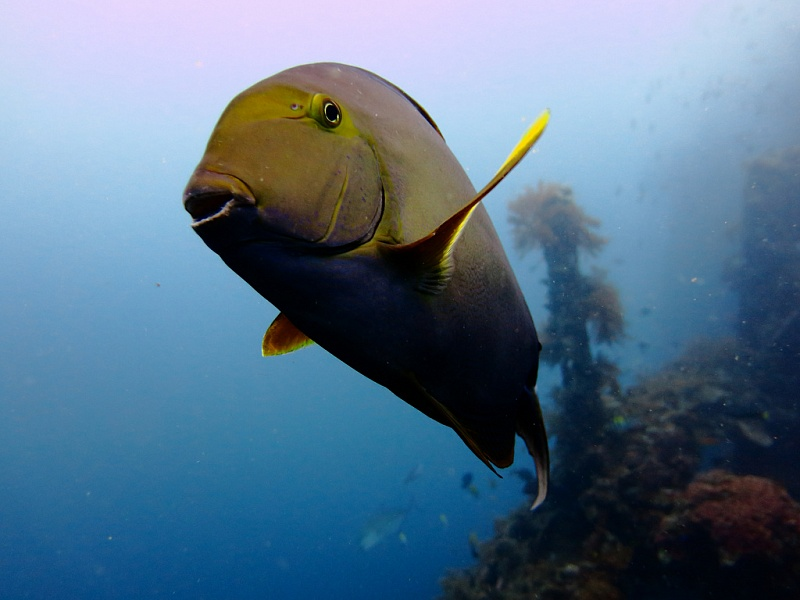
#> input picture 4.2/im1 (1).jpg, 800 x 600 px
$ jupyter execute --allow-errors 'C4 - Преобразование Фурье.ipynb'   (shell and % lines are left out)
#> lines starting #> are read from the running program, lines starting #| are printed output that depends on the picture
## Анализ сезонности во временных рядах
Во временных рядах нередко присутствует периодическая (сезонная) составляющая.
Например, продажи в магазинах растут в субботу и воскресение, а также в канун Нового Года. Рост пассажиропотока увеличивается к летним месяцам.
Таких сезонных составляющих может быть много, и выявить их порой непросто. Посмотрим детально, как выделить сезонность во временных рядах.

Для начала смоделируем временной ряд. Предположим, что у нас есть данные о продажах за 3 года с периодом взятия выборки в 1 день.

Пусть в графике продаж присутствуют следующие сезонные факторы:

* Годовой — на Новый Год продажи растут.
* Квартальный — ежеквартально люди получают премии, у них появляется больше денег, и они склонны больше тратить.
* Еженедельный — на субботу и воскресение продажи вырастают.
* Есть некоторый искажающий фактор (шум), влияющий на объем продаж.

Временной ряд создадим с помощью Pandas.DataFrame.

[cell 1]
import pandas as pd
from datetime import date
import numpy as np
import matplotlib.pyplot as plt #Отрисовка графиков
# if using a jupyter notebook
years = 3               #Number of the years
months = 12             #Number of the months per year
quarters = 4            #Number of quarters per a year
weeks = 4               #Number of weeks per month
GBPUSD = pd.DataFrame(columns=['date_time', 'value'])
start_date = date(2019, 1, 1)
end_date = start_date.replace(year=start_date.year + years)
time = pd.date_range(start = start_date, end = end_date, freq = 'D')
print(start_date, end_date, time.shape[0])
GBPUSD['date_time'] = time
GBPUSD.index = time

Берем исходную дату 01.01.2019 в качестве начала временного ряда и количество years = 3, задав частоту дискретизации freq = ‘D’ = 1 день.

В случае с временным рядом, описывающим продажи за определенный промежуток времени,
аналогом общепринятого в цифровой обработке сигналов промежутка в 1 сек., выступает весь интервал взятия выборок,
т.е. SR = количеству дней за 3 года.

[cell 2]
SR = time.size                                              #Total number of samples in the time series
f_year = years                                              #Frequency for the year period
f_quarter = years*quarters                                  #Frequency for the quarter period
f_week = years*months*weeks                                 #Frequency for the week period
fi = np.pi/2                                                #The phase shift (???)
t = np.linspace(0, SR, SR)                                  #Generate time axis
y_year = np.sin(2*np.pi*f_year*t + fi) + 1                  #Create time series for years
y_quarter = 0.7*np.sin(2*np.pi*f_quarter*t + fi) + 1        #Create time series for quarters
y_week = 0.5*np.sin(2*np.pi*f_week*t + fi) + 3              #Create time series for weeks
noise = np.random.uniform(-1.,1., SR)                       #Create noise

y_mix = y_year + y_quarter + y_week + noise + 1.5           #Combine all time series

Соответственно определяем, что:

f_year = years = 3 — частота повторения по годам.
Данные у нас взяты за 3 года, соответственно, частота = 3.

f_quarter = years * quarters = 12 — квартальная частота повторения.

f_week = years * months * weeks = 144 — недельные повторения.

Чтобы визуально гармонические составляющие для годовых, квартальных и недельных сезонных составляющих хорошо визуализировались на графике,
добавляем постоянную составляющую для сдвига по оси y. В этом случае сезонные составляющие получаются более физичными, поскольку отрицательные продажи — это убыток.

Фаза fi = $\pi/2$ смещает максимальное значение на начало года, делая более физичным, поскольку максимум продаж приходится на дату в районе 1 января каждого года.
Можно вместо sin взять cos, чтобы не добавлять фазовый сдвиг.

Поскольку на данный момент в качестве time берется ряд дат, для формирования временной последовательности,
которую можно будет подать в качестве аргумента для sin, нужно сформировать числовую последовательность.
Количество отсчетов в последовательности должно быть равно количеству дат в исходном ряде.
В данном случае максимальное значение в ряде равно SR, и общее количество отсчетов (третий аргумент функции) взято также SR.

Отобразим созданные временные ряды на графике.

[cell 3]
t = np.linspace(0, SR, SR)                 #Generate time axis
print("Частота квартальная:", f_quarter)
print("Частота недельная:", f_week)

fig, ax = plt.subplots(1, 1, figsize=(12, 8))
plt.ylabel('Amplitude = sin(x + fi)')
plt.xlabel('Years')
plt.grid(True, which='both')
plt.plot(time, y_year, label='Year')
plt.plot(time, y_quarter, label='Quarter')
plt.plot(time, y_week, label='Week')
plt.plot(time, y_mix, label='Mix')

legend = ax.legend(loc='right', shadow=True, fontsize='x-large')
#legend.get_frame().set_facecolor('C0')
plt.show()
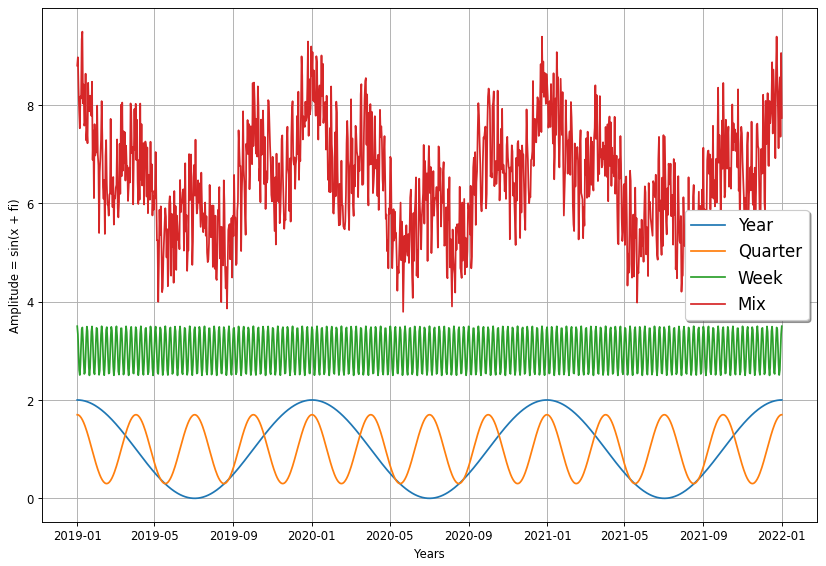
#> figure drawn by matplotlib, 1 panel; curve peaks at x = 1.55e+18, y = 2; curve peaks at x = 1.55e+18, y = 1.7; curve peaks at x = 1.55e+18, y = 3.5

## Дискретное преобразование Фурье

Любой временной ряд может быть представлен в виде суммы гармонических функций с различными амплитудами, частотами и фазами.

Подобный ряд гармонических функций называется рядом Фурье.

Трансформация сигнала во временной области в частотную называется преобразованием Фурье.

В нашем случае ряд Фурье представлен в виде суммы трех гармонических функций.
Это модельный вариант, однако он дает возможность проверить наличие во временном ряде явно выраженных сезонныx факторов.
Воспользуемся встроенными функциями Python numpy для дискретного преобразования Фурье.
Поскольку сигнал действительный, то для ускорения использовалась функция rfft.

[cell 4]
#SR = t.size  #частота дискретизации, отсчётов в секунду
N = SR # длина входного массива.
# Вычисляем преобразование Фурье. Сигнал действительный, поэтому надо использовать rfft, это быстрее, чем fft
spectrum = np.fft.rfft(y_week)
orig = spectrum.copy()
freq = np.fft.rfftfreq(N, 1./SR) #Frequency axis
spectrum = 1/N * np.abs(spectrum)
spectrum[1:] = spectrum[1:]*2 # Удваиваем значение амплитуды всех гармоник за исключением 0-й

Амплитуда 0-й гармоники (постоянная составляющая — сдвиг по оси y) не требует преобразования по амплитуде.
Амплитуду других гармоник необходимо умножить на 2, чтобы получить корректное значение амплитуды исходного гармонического сигнала.
Частота временного ряда = 144, говорит об 144 изменениях за период в 3 года.

[cell 5]
fig, ax = plt.subplots(1, 1, figsize=(10, 6))
plt.plot(freq, spectrum)
# rfftfreq сделает всю работу по преобразованию номеров элементов массива в частоту
# интересует только спектр амплитуд, поэтому используем abs из numpy (действует на массивы поэлементно)
# делим на число элементов, чтобы скорректировать амплитуду. Постоянные составляющие должны совпадать в смоделированном гармоническом сигнале и в спектре
plt.xlabel(u'Частота')
plt.ylabel(u'Значение')
plt.title(u'Спектр')
plt.grid(True)
plt.show()
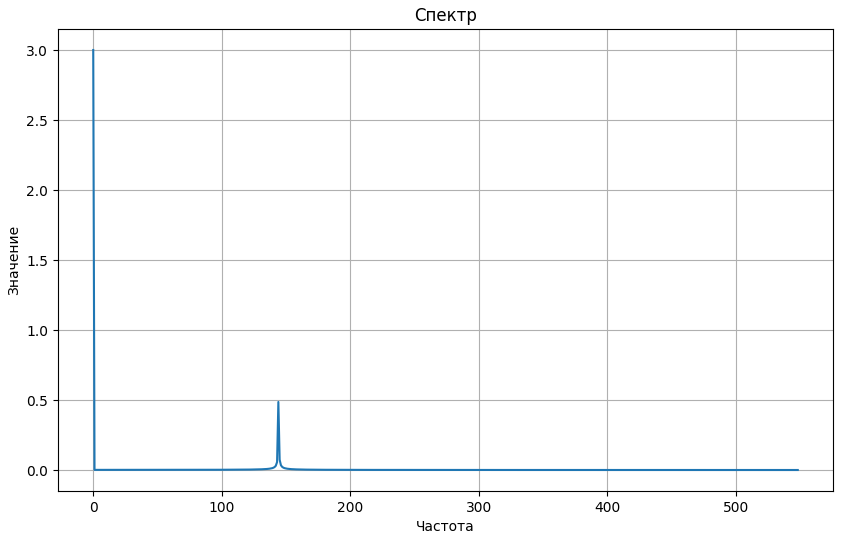
#> figure drawn by matplotlib, 1 panel; curve peaks at x = 0, y = 3

Заметим, что полученная постоянная составляющая равна 3, что соответствует исходной величине амплитуды, заданной при создании функции.
Постоянная составляющая (0-я гармоника) нередко значительная, поэтому отобразим на другом графике полученное преобразование, исключив гармонику с 0-й частотой.

[cell 6]
fig, ax = plt.subplots(1, 1, figsize=(12, 6))
plt.plot(freq[1:], spectrum[1:])
plt.xlabel(u'Частота')
plt.ylabel(u'Значение')
plt.title(u'Спектр')
plt.grid(True)
plt.show()
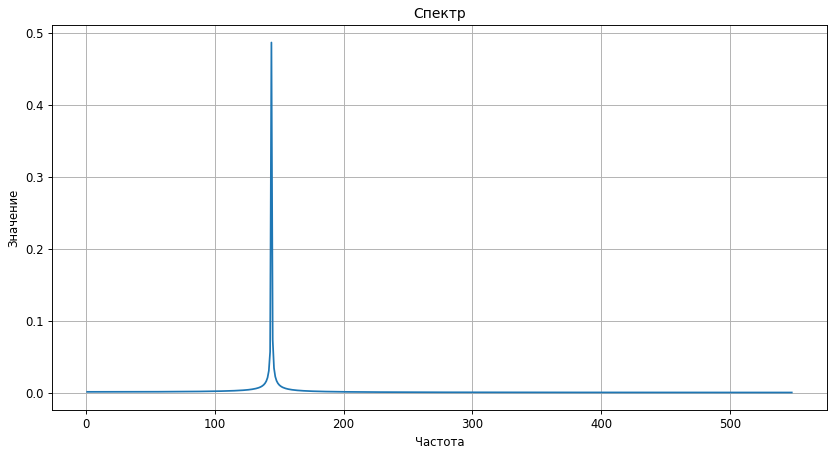
#> figure drawn by matplotlib, 1 panel; curve peaks at x = 144, y = 0.486

Как видно по графику, на частоте, равной 144, выявлена гармоника с амплитудой 0.5, что соответствует заданной при моделировании временного ряда.

Сделаем теперь преобразование Фурье для смешанного временного ряда, заменив аргумент на y_mix.

[cell 7]
spectrum = np.fft.rfft(y_mix)
orig = spectrum.copy()
spectrum = 1/N * np.abs(spectrum)
spectrum[1:] = spectrum[1:]*2
fig, ax = plt.subplots(1, 1, figsize=(12, 8))

plt.plot(freq[1:], spectrum[1:])
plt.xlabel(u'Частота')
plt.ylabel(u'Значение')
plt.title(u'Спектр')
plt.grid(True)
plt.show()
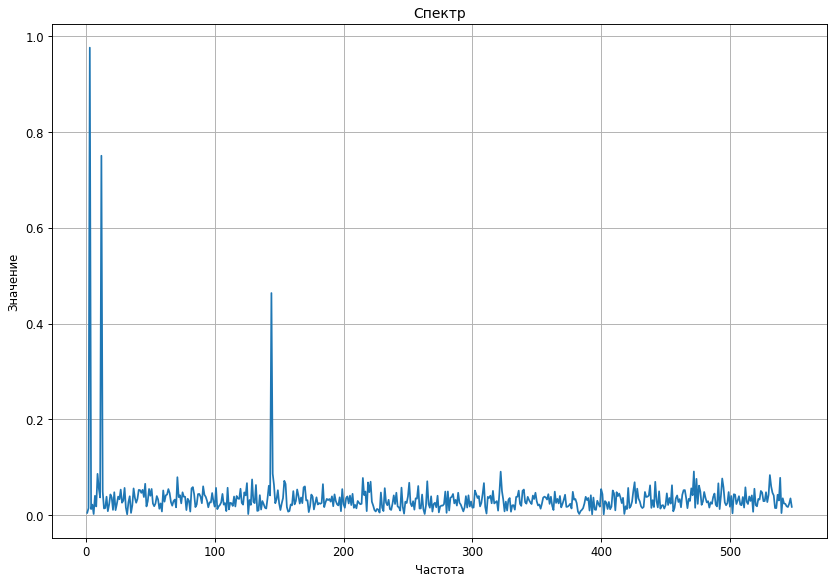
#> figure drawn by matplotlib, 1 panel; curve peaks at x = 3, y = 0.976

На графике видно, что амплитуда самой низкой годовой (с частотой = 3) = 1, квартальной (с частотой = 12) = 0.7 и недельной (с частотой = 144) = 0.5 на фоне гармоник «белого шума» с низкой амплитудой.

В частотной области легко произвести очистку исходного временного ряда, отбросив значения ниже определенного уровня, соответствующие шуму, и оставив только нужные гармоники.
Затем можно произвести обратное преобразование Фурье и получить исходный временной ряд, очищенный от шума.

[cell 8]
orig_wo_noise = orig.copy()
orig_wo_noise[orig_wo_noise < 70] = 0
s = np.fft.irfft(orig_wo_noise)
fig, ax = plt.subplots(1, 1, figsize=(12, 8))
plt.ylabel('Amplitude')
plt.xlabel('Years')
plt.grid(True, which='both')
plt.plot(time[:-1], s, label='Orig')
legend = ax.legend(loc='upper right')
plt.show()
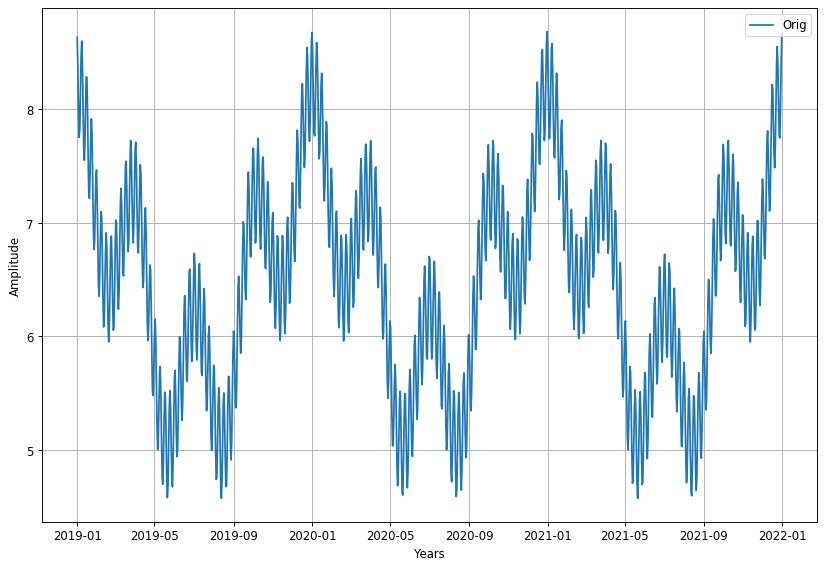
#> figure drawn by matplotlib, 1 panel; curve peaks at x = 1.61e+18, y = 8.69

При анализе наблюдений важно понимать, есть ли во временном ряде явно выраженные сезонные факторы.
Нейронные сети позволяют выявить подобные закономерности неявно, работая как «черный ящик», т.е. предсказание может быть весьма точным, но почему оно такое, понять нельзя.
Нередко матобработка временного ряда перед подачей на нейронную сеть позволяет существенно улучшить качество прогноза нейронкой.
Поэтому предварительный анализ временного ряда различными преобразованиями, в т.ч. Фурье весьма полезны.

# Задание 1. Фурье-преобразование картинки.

Сделайте преобразование Фурье от картинки в файле im1.jpg, используя файл rian.py.   Сохраните двумерный фурье-образ в файле out.jpg (параметры цвета r, g, b округлять до целых чисел).  Удалите из фурье-образа верхнюю половину пространственных частот по каждой координате. Сделайте обратное преобразование и сохраните в файле  out2.jpg

Указание.

Методом двумерного преобразования Фурье (two-dimensional Fourier transform - 2-DFT) является преобразование Фурье, произведенное над двумерным массивом данных. Рассмотрим двумерный массив данных.  Эти данные имеют два измерения: x и y. Преобразование Фурье над данными производится сначала в одном, а затем в другом направлениях.

Первая часть преобразования Фурье проводится в x измерении. Вторая часть преобразования Фурье производится в y измерении.

[cell 9]
import numpy as np
import matplotlib.pyplot as plt
from PIL import Image

[cell 10]
im = Image.open("im1 (1).jpg")
#> im is the input picture: PIL image 800x600 RGB; mean R, G, B 87.9, 115.5, 138.7

plt.imshow(im)
plt.show()

spectr = np.fft.rfft2(im, axes=(0, 1))
Image.fromarray(np.abs(spectr).astype(np.uint8)).save("out.jpg")
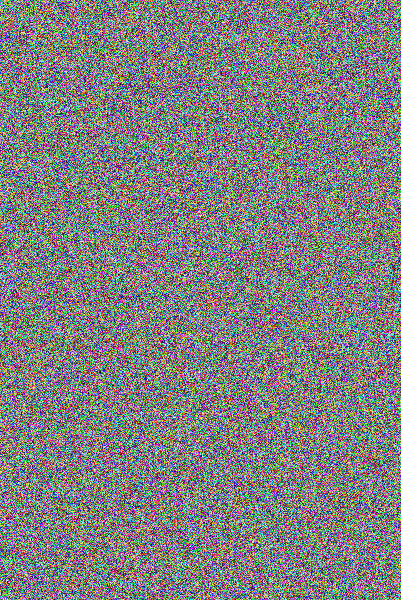
#> saved as out.jpg: PIL image 401x600 RGB; mean R, G, B 127.5, 127.6, 127.8

[cell 11]
x, y, *_ = spectr.shape
#> x = 600; y = 401
spec2 = spectr.copy()
spec2[int(x/2):,:,:] = 0
spec2[:,int(y/2):,:] = 0

[cell 12]
img_back = np.fft.irfft2(spec2, axes=(0,1))
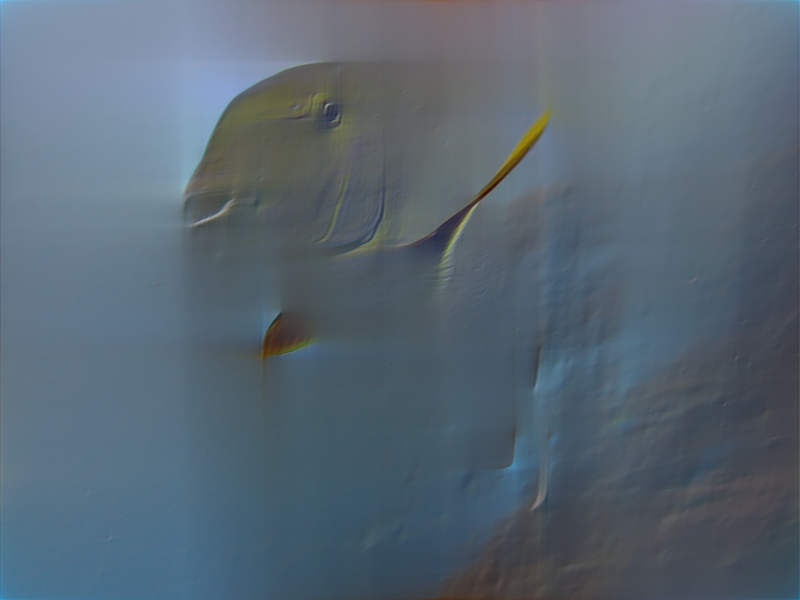
#> img_back: shape (600, 800, 3) float64; mean of channels 0, 1, 2 87.9, 115.5, 138.7; drawn with min black and max white
Image.fromarray(np.abs(img_back).astype(np.uint8)).save("out2.jpg")
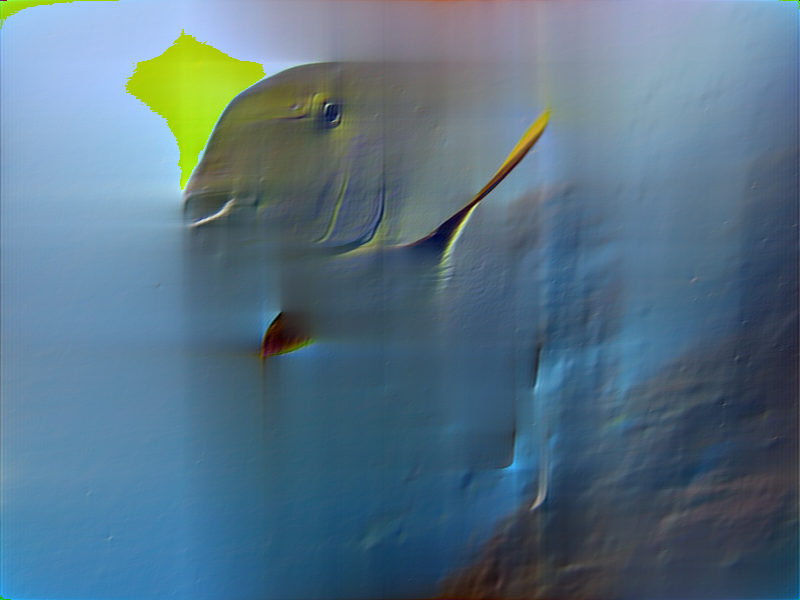
#> saved as out2.jpg: PIL image 800x600 RGB; mean R, G, B 87.4, 115, 133.2

out = Image.open("out2.jpg")

plt.imshow(out)
plt.show()
